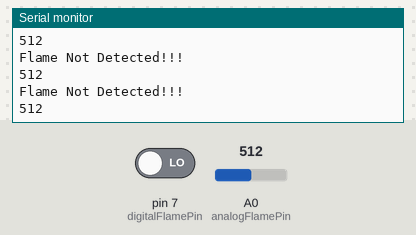
Bench run of a sketch on a simulated Arduino Uno, built with avr-gcc and run on an emulated ATmega328P. Shown: the last lines printed to the serial monitor. The inputs (shaded band) are chosen by the test bench; at power-on: pin 7 (digitalFlamePin) LOW, A0 (analogFlamePin) = 512.

Above: at 1.3 s.
1.4 s: pin 7 (digitalFlamePin) driven HIGH
3.5 s: A0 (analogFlamePin) set to 716
At 3.82 s:
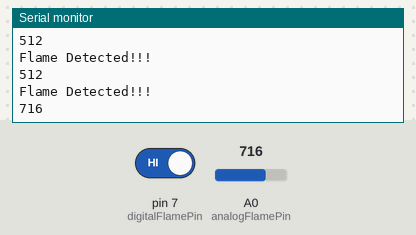
5.0 s: A0 (analogFlamePin) set to 900
At 5.32 s:
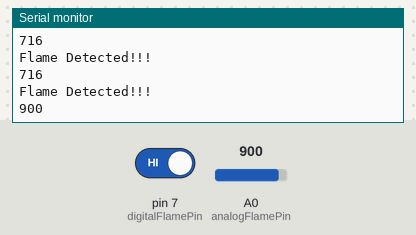
Timing chart, 0 to 8.0 s (numbered marks = the images above; inputs shaded):
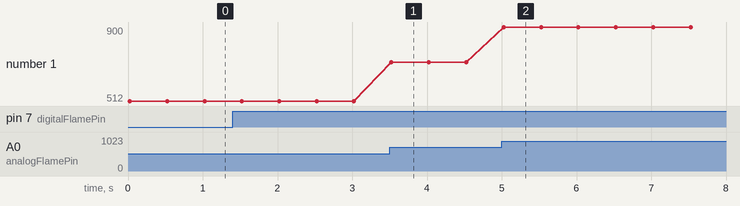

Measured:
- after the input at 3.5 s, the serial monitor: prints a new line at once (image 1)
- after the input at 5.0 s, the serial monitor: prints a new line at once (image 2)
- plotted number 1: 512 → 716 after the input at 3.5 s, 716 → 900 after the input at 5.0 s

The sketch:

flameSensor.ino
```cpp
int digitalFlamePin = 7;
int analogFlamePin = A0;
int delayTime = 500;
int flameState, flameValue;

void setup() {
  Serial.begin(9600);
  pinMode(digitalFlamePin, INPUT);
  pinMode(analogFlamePin, INPUT);

}

void loop() {
  flameState = digitalRead(digitalFlamePin);
  flameValue = analogRead(analogFlamePin);

  if (flameState == HIGH) {
    Serial.println("Flame Detected!!!");
  }
  else
  {
    Serial.println("Flame Not Detected!!!");
  }
  Serial.println(flameValue);
  delay(delayTime);

}
```
